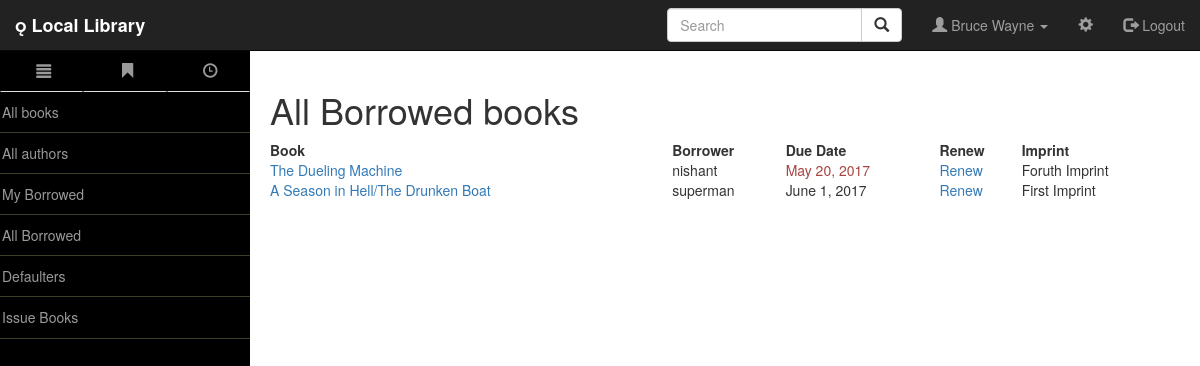
The page /catalog/booksloaned/ (signed in) on the database its author committed.
### catalog/models.py (models this page shows, shortened)
class BookInstance(models.Model):
    id = models.UUIDField(primary_key=True,default=uuid.uuid4, help_text="Unique id for this particular book accross whole library")
    book = models.ForeignKey('Book',on_delete=models.SET_NULL, null=True)
    imprint = models.CharField(max_length=200)
    due_back = models.DateField(blank=True, null=True)
    borrower = models.ForeignKey(User,on_delete=models.SET_NULL,blank=True, null=True)
    LOAN_STATUS = (
        ('d', 'Maintenance'),
        ('o', 'On Loan'),
        ('a', 'Available'),
        ('r', 'Reserved'),
    )
    status = models.CharField(max_length=1,choices=LOAN_STATUS, default = 'd' ,blank=True, help_text='book availability')
    class Meta:
        permissions = (('can_mark_returned',"Set book as returned"),)
        ordering = ["due_back"]
    @property
    def is_overdue(self):
        if date.today() > self.due_back:
            return True
        else:
            return False

class Book(models.Model):
    title = models.CharField(max_length=200)
    author = models.ForeignKey("Author",on_delete=models.SET_NULL,null=True)
    summary = models.TextField(max_length=1000,help_text="Enter the brief description of book")
    isbn = models.CharField('ISBN',max_length=13,help_text='13 Character <a href="https://www.isbn-international.org/content/what-isbn">ISBN number</a>')
    genere = models.ManyToManyField('Genere',help_text='Select a genere for book')
    language = models.ForeignKey('Language', on_delete=models.SET_NULL, null=True)
    class Meta:
        __module__= '__name__'
    def display_genere(self):
        """
        Creates a string for the Genre. This is required to display genre in Admin.
        """
        return ", ".join([genere.name for genere in self.genere.all()[:3]])
    display_genere.short_description = 'Genere'

### catalog/views.py (the view)
@permission_required('catalog.can_mark_returned')
def AllLoanedBooksListView(request):
    num_instances_onloan = BookInstance.objects.filter(status__exact='o').count()
    instances_onloan = BookInstance.objects.filter(status__exact='o')
    return render(
        request,
        'catalog/all_borrowed_books.html',
        context = {
            'num_instances_onloan': num_instances_onloan,
            'instances_onloan': instances_onloan
        }
    )

### catalog/templates/catalog/all_borrowed_books.html (shortened to what this page needs)
{% extends "base_generic.html" %}
{% block content %}
    <h1>All Borrowed books</h1>
    {% if num_instances_onloan %}
        <table  id="myTable" class="row-border diaplay" cellspacing="0" width="100%" >
            <thead>
            <tr>
                <th>Book</th>
                <th>Borrower</th>
                <th>Due Date</th>
                <th>Renew</th>
                <th>Imprint</th>
            </tr>
            </thead>
            <tbody>
            {% for bookinst in instances_onloan %}
                <tr>
                    <td> <a href="{% url 'book-detail' bookinst.book.pk %}">{{bookinst.book.title}}</a></td>
                    <td> {{ bookinst.borrower}} </td>
                    <td class="{% if bookinst.is_overdue %}text-danger{% endif %}"> {{ bookinst.due_back }} </td>
                    <td> <a href="{% url 'renew-book-librarian' bookinst.id %}">Renew</a>    </td>
                    <td> {{ bookinst.imprint }} </td>
                </tr>
            {% endfor %}
            </tbody>
        </table>
    {% else %}
      <p>There are no books borrowed.</p>
    {% endif %}
{% endblock %}

### catalog/templates/base_generic.html (shortened to what this page needs)
<!DOCTYPE html>
<html lang="en">
<head>
    {% load static %}
    <link rel="stylesheet" href="https://maxcdn.bootstrapcdn.com/bootstrap/3.3.7/css/bootstrap.min.css">
    <link href="{% static 'css/bootstrap.min.css' %}" rel="stylesheet">
    <link href="{% static 'css/simple-sidebar.css' %}" rel="stylesheet">
    <link rel="stylesheet" type="text/css" href="//cdn.datatables.net/1.10.12/css/jquery.dataTables.min.css">
    <link rel="stylesheet" href="//cdnjs.cloudflare.com/ajax/libs/bootstrap-table/1.11.1/bootstrap-table.min.css">
</head>
<body style="padding-top: 50px;">
    <div id="wrapper" class='toggled'>
        <nav class="navbar navbar-inverse navbar-fixed-top">
            <div class="container-fluid">
                <div class="navbar-header">
                <b><a class="navbar-brand  glyphicon-book" href="{% url 'index' %}"> Local Library</a></b>
                </div>
                <ul class="nav navbar-nav navbar-right">
                    <form class="navbar-form navbar-left">
                        <div class="input-group">
                            <input type="text" id="query" class="form-control" placeholder="Search" list='search-items'>
                            <div class="input-group-btn">
                            <button class="btn btn-default" onclick="query_text()">
                                <i class="glyphicon glyphicon-search"></i>
                            </button>
                            </div>
                        </div>
                    </form>
                    {% if user.is_authenticated %}
                        <li>
                            <a class="dropdown-toggle" data-toggle="dropdown" href="#"><span class="glyphicon glyphicon-user"></span> {{ user.first_name }} {{ user.last_name }} <span class="caret"></span></a>
                        </li>
                    {% endif %}
                    <li><a href="#"><span class="glyphicon glyphicon-cog"></span></a></li>
                    <li><a href="{% url 'logout'%}"><span class="glyphicon glyphicon-log-out"></span> Logout</a></li>
                </ul>
            </div>
        </nav>
        <div id="sidebar-wrapper">
      {% block sidebar %}
      <ul class="sidebar-nav">
         <ul class="nav nav-tabs nav-justified">
            <li><a href="#" onclick="openCity('London')"><span class="glyphicon glyphicon-align-justify"></span></a></li>
            <li ><a href="#" onclick="openCity('Paris')"> <span class="glyphicon glyphicon-bookmark"></span></a></li>
            <li ><a href="#" onclick="openCity('Timeline')"> <span class="glyphicon glyphicon-time"></span></a></li>
        </ul>
        <div id="London" class="city">
                <li><a href="{% url 'book' %}">All books</a></li>
                <hr style="margin:0.05px; border-color:#3d3d29">
                <li><a href="{% url 'author' %}">All authors</a></li>
                <hr style="margin:0.05px; border-color:#3d3d29">
                {% if user.is_authenticated %}
                    <li><a href="{% url 'my-borrowed' %}">My Borrowed</a></li>
                    <hr style="margin:0.05px; border-color:#3d3d29">
                    {% if perms.catalog.can_mark_returned %}
                        <li><a href="{% url 'all-borrowed' %}">All Borrowed</a></li>
                        <hr style="margin:0.05px; border-color:#3d3d29">
                        <li><a href="{% url 'all-defaulters' %}">Defaulters</a></li>
                        <hr style="margin:0.05px; border-color:#3d3d29">
                        <li><a href="{% url 'all-defaulters' %}">Issue Books</a></li>
                        <hr style="margin:0.05px; border-color:#3d3d29">
                    {% endif %}
                {% else %}
                    <li><a href="{% url 'login'%}">Login</a></li>
                {% endif %}
          </div>
      </ul>
     {% endblock %}
        </div>
        <div id="page-content-wrapper">
            <div class="container-fluid">
                <div class="row">
                        {% block content %}{% endblock %}
                </div>
            </div>
        </div>
    </div>
</body>
</html>
  {% load static %}

### catalog/static/css/simple-sidebar.css (style rules this page uses)
body { padding-top: 70px; }
#wrapper { padding-left: 0; -webkit-transition: all 0.5s ease; -moz-transition: all 0.5s ease; -o-transition: all 0.5s ease; transition: all 0.5s ease; }
#wrapper.toggled { padding-left: 250px; }
#sidebar-wrapper { z-index: 1000; position: fixed; left: 250px; width: 0; height: 100%; margin-left: -250px; overflow-y: auto; background: #000; -webkit-transition: all 0.5s ease; -moz-transition: all 0.5s ease; -o-transition: all 0.5s ease; transition: all 0.5s ease; }
#wrapper.toggled #sidebar-wrapper { width: 250px; }
#page-content-wrapper { width: 100%; position: absolute; padding: 15px; }
#wrapper.toggled #page-content-wrapper { position: absolute; margin-right: -250px; }
.sidebar-nav { position: absolute; top: 0; width: 250px; margin: 0; padding: 0; list-style: none; align-content: center }
.sidebar-nav li { text-indent: 2px; line-height: 40px; }
.sidebar-nav li a { display: block; text-decoration: none; color: #999999; }
@media (min-width:768px) { #wrapper { padding-left: 0; } }
@media (min-width:768px) { #wrapper.toggled { padding-left: 250px; } }
@media (min-width:768px) { #sidebar-wrapper { width: 0; } }
@media (min-width:768px) { #wrapper.toggled #sidebar-wrapper { width: 250px; } }
@media (min-width:768px) { #page-content-wrapper { padding: 20px; position: relative; } }
@media (min-width:768px) { #wrapper.toggled #page-content-wrapper { position: relative; margin-right: 0; } }
.glyphicon { font-size: 15px; }

### rows shown on the page
BookInstance: book "The Dueling Machine", borrower "nishant", due_back "May 20, 2017", imprint "Foruth Imprint"
BookInstance: book "A Season in Hell/The Drunken Boat", borrower "superman", due_back "June 1, 2017", imprint "First Imprint"

### other values the page prints
{{ user.first_name }} "Bruce"
{{ user.last_name }} "Wayne"
